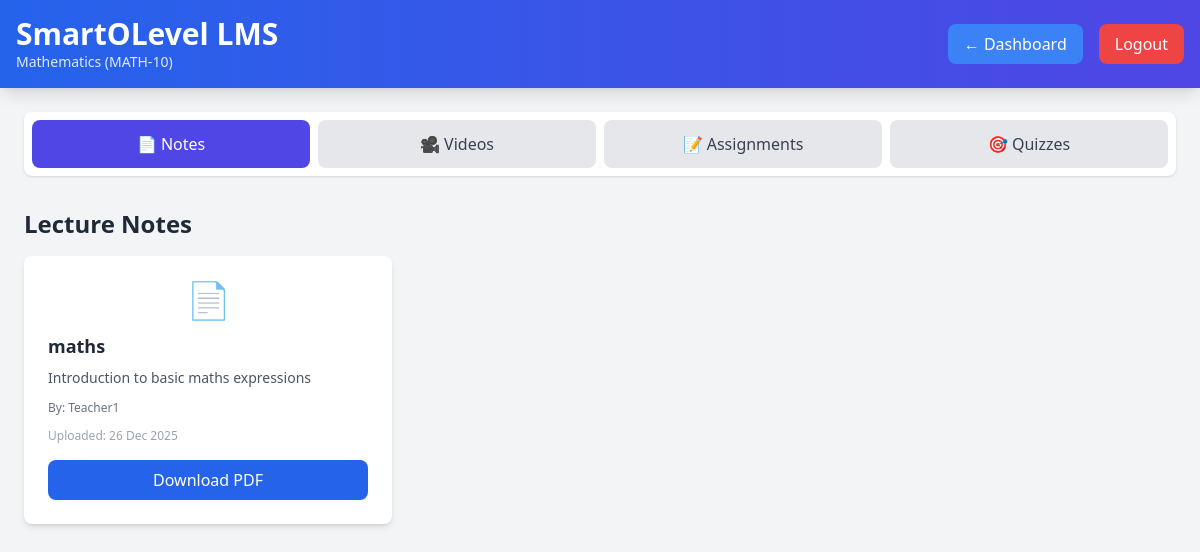
/student_subject_view.php?id=7 (signed in), run on the app's committed database.
### tables this page shows
CREATE TABLE subjects (
    subject_id INT AUTO_INCREMENT PRIMARY KEY,
    subject_name VARCHAR(255) NOT NULL,
    subject_code VARCHAR(20) NOT NULL UNIQUE,
    grade_level ENUM('10','11') NOT NULL,
    subject_category ENUM('Language', 'Mathematics', 'Science', 'Social Studies', 'Religion', 'Other') NOT NULL,
    description TEXT NULL,
    is_active BOOLEAN DEFAULT TRUE,
    created_at TIMESTAMP DEFAULT CURRENT_TIMESTAMP
);

CREATE TABLE lecture_notes (
    note_id INT AUTO_INCREMENT PRIMARY KEY,
    subject_id INT NOT NULL,
    teacher_id INT NOT NULL,
    title VARCHAR(255) NOT NULL,  
    description TEXT NULL,
    file_path VARCHAR(255) NOT NULL,
    file_type VARCHAR(10) NOT NULL,
    file_size INT NOT NULL,
    uploaded_at TIMESTAMP DEFAULT CURRENT_TIMESTAMP,
    is_active BOOLEAN DEFAULT TRUE,
    download_count INT DEFAULT 0,
    FOREIGN KEY (subject_id) REFERENCES subjects(subject_id) ON DELETE CASCADE,
    FOREIGN KEY (teacher_id) REFERENCES users(user_id) ON DELETE CASCADE
);

CREATE TABLE users (
    user_id INT AUTO_INCREMENT PRIMARY KEY,
    full_name VARCHAR(255) NOT NULL,
    email VARCHAR(100) NOT NULL UNIQUE,
    password_hash VARCHAR(255) NOT NULL,
    role ENUM('student', 'admin', 'teacher') DEFAULT 'student',
    grade ENUM('10','11') NULL,
    phone VARCHAR(20) NULL,
    address TEXT NULL,
    is_active BOOLEAN DEFAULT TRUE,
    created_at TIMESTAMP DEFAULT CURRENT_TIMESTAMP,
    last_login TIMESTAMP NULL,
    INDEX idx_email (email),
    INDEX idx_role (role)
);

### config.php (called while the page is built, shortened)
<?php
function formatDate($date) {
    return date('d M Y', strtotime($date));
}
?>

### student_subject_view.php (the view, shortened to what this page needs)
<?php
require_once 'config.php';
$student_id = $_SESSION['user_id'];
$subject_id = isset($_GET['id']) ? intval($_GET['id']) : 0;
$subject_query = "SELECT s.* FROM subjects s
                  INNER JOIN student_subjects ss ON s.subject_id = ss.subject_id
                  WHERE ss.student_id = ? AND s.subject_id = ?";
$stmt = $conn->prepare($subject_query);
$stmt->bind_param("ii", $student_id, $subject_id);
$stmt->execute();
$subject = $stmt->get_result()->fetch_assoc();
$notes_query = "SELECT ln.*, u.full_name as teacher_name
                FROM lecture_notes ln
                INNER JOIN users u ON ln.teacher_id = u.user_id
                WHERE ln.subject_id = ? AND ln.is_active = 1
                ORDER BY ln.uploaded_at DESC";
$stmt = $conn->prepare($notes_query);
$stmt->bind_param("i", $subject_id);
$stmt->execute();
$notes = $stmt->get_result();
?>
<!DOCTYPE html>
<html lang="en">
<head>
    <script src="https://cdn.tailwindcss.com"></script>
</head>
<body class="bg-gray-100 min-h-screen">
    <header class="bg-gradient-to-r from-blue-600 to-indigo-600 text-white p-4 shadow-lg">
        <div class="max-w-7xl mx-auto flex justify-between items-center">
            <div>
                <h1 class="text-3xl font-bold">SmartOLevel LMS</h1>
                <p class="text-sm text-blue-100"><?php echo htmlspecialchars($subject['subject_name']); ?> (<?php echo htmlspecialchars($subject['subject_code']); ?>)</p>
            </div>
            <div class="flex items-center gap-4">
                <a href="student_dashboard.php" class="px-4 py-2 bg-blue-500 text-white rounded-lg hover:bg-blue-600 transition">← Dashboard</a>
                <a href="logout.php" class="px-4 py-2 bg-red-500 text-white rounded-lg hover:bg-red-600 transition">Logout</a>
            </div>
        </div>
    </header>
    <div class="max-w-7xl mx-auto p-6">
        <div class="flex flex-wrap gap-2 mb-8 bg-white p-2 rounded-lg shadow">
            <button id="tab-notes" onclick="showTab('notes')" class="flex-1 px-6 py-3 bg-indigo-600 text-white rounded-lg transition font-medium">📄 Notes</button>
            <button id="tab-videos" onclick="showTab('videos')" class="flex-1 px-6 py-3 bg-gray-200 text-gray-700 rounded-lg hover:bg-gray-300 transition font-medium">🎥 Videos</button>
            <button id="tab-assignments" onclick="showTab('assignments')" class="flex-1 px-6 py-3 bg-gray-200 text-gray-700 rounded-lg hover:bg-gray-300 transition font-medium">📝 Assignments</button>
            <button id="tab-quizzes" onclick="showTab('quizzes')" class="flex-1 px-6 py-3 bg-gray-200 text-gray-700 rounded-lg hover:bg-gray-300 transition font-medium">🎯 Quizzes</button>
        </div>
        <div id="content-notes" class="tab-content">
            <h2 class="text-2xl font-bold text-gray-800 mb-4">Lecture Notes</h2>
            <?php if ($notes->num_rows > 0): ?>
                <div class="grid grid-cols-1 md:grid-cols-2 lg:grid-cols-3 gap-6">
                <?php while ($note = $notes->fetch_assoc()): ?>
                    <div class="bg-white rounded-lg shadow-md p-6 hover:shadow-lg transition">
                        <div class="text-4xl mb-3 text-center">📄</div>
                        <h3 class="text-lg font-bold text-gray-800 mb-2"><?php echo htmlspecialchars($note['title']); ?></h3>
                        <?php if ($note['description']): ?>
                        <p class="text-sm text-gray-600 mb-3"><?php echo htmlspecialchars($note['description']); ?></p>
                        <?php endif; ?>
                        <p class="text-xs text-gray-500 mb-3">By: <?php echo htmlspecialchars($note['teacher_name']); ?></p>
                        <p class="text-xs text-gray-400 mb-4">Uploaded: <?php echo formatDate($note['uploaded_at']); ?></p>
                        <a href="<?php echo htmlspecialchars($note['file_path']); ?>" target="_blank" download
                           class="block text-center px-4 py-2 bg-blue-600 text-white rounded-lg hover:bg-blue-700 transition">
                            Download PDF
                        </a>
                    </div>
                <?php endwhile; ?>
                </div>
            <?php endif; ?>
        </div>
    </div>
</body>
</html>

### data on the page
subjects: subject_name "Mathematics", subject_code "MATH-10"
lecture_notes: title "maths", description "Introduction to basic maths expressions", teacher.full_name "Teacher1", uploaded_at "26 Dec 2025"
